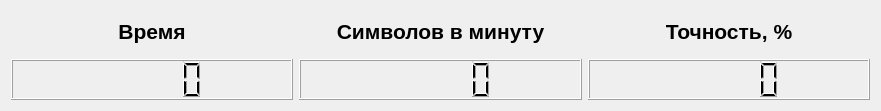
   <widget class="QWidget" name="layoutWidget">
    <property name="geometry">
     <rect>
      <x>10</x>
      <y>70</y>
      <width>881</width>
      <height>111</height>
     </rect>
    </property>
    <layout class="QHBoxLayout" name="horizontalLayout_6">
     <item>
      <layout class="QVBoxLayout" name="verticalLayout_2">
       <item>
        <widget class="QLabel" name="lbl_timer">
         <property name="text">
          <string>&lt;html&gt;&lt;head/&gt;&lt;body&gt;&lt;p align=&quot;center&quot;&gt;&lt;span style=&quot; font-size:16pt; font-weight:700;&quot;&gt;Время&lt;/span&gt;&lt;/p&gt;&lt;/body&gt;&lt;/html&gt;</string>
         </property>
        </widget>
       </item>
       <item>
        <widget class="QLCDNumber" name="lcd_timer"/>
       </item>
      </layout>
     </item>
     <item>
      <layout class="QVBoxLayout" name="verticalLayout_3">
       <item>
        <widget class="QLabel" name="lnl_symbols">
         <property name="text">
          <string>&lt;html&gt;&lt;head/&gt;&lt;body&gt;&lt;p align=&quot;center&quot;&gt;&lt;span style=&quot; font-size:16pt; font-weight:700;&quot;&gt;Символов в минуту&lt;/span&gt;&lt;/p&gt;&lt;/body&gt;&lt;/html&gt;</string>
         </property>
        </widget>
       </item>
       <item>
        <widget class="QLCDNumber" name="lcd_symbols"/>
       </item>
      </layout>
     </item>
     <item>
      <layout class="QVBoxLayout" name="verticalLayout_4">
       <item>
        <widget class="QLabel" name="lbl_accuracy">
         <property name="text">
          <string>&lt;html&gt;&lt;head/&gt;&lt;body&gt;&lt;p align=&quot;center&quot;&gt;&lt;span style=&quot; font-size:16pt; font-weight:700;&quot;&gt;Точность, %&lt;/span&gt;&lt;/p&gt;&lt;/body&gt;&lt;/html&gt;</string>
         </property>
        </widget>
       </item>
       <item>
        <widget class="QLCDNumber" name="lcd_accuracy"/>
       </item>
      </layout>
     </item>
    </layout>
   </widget>
